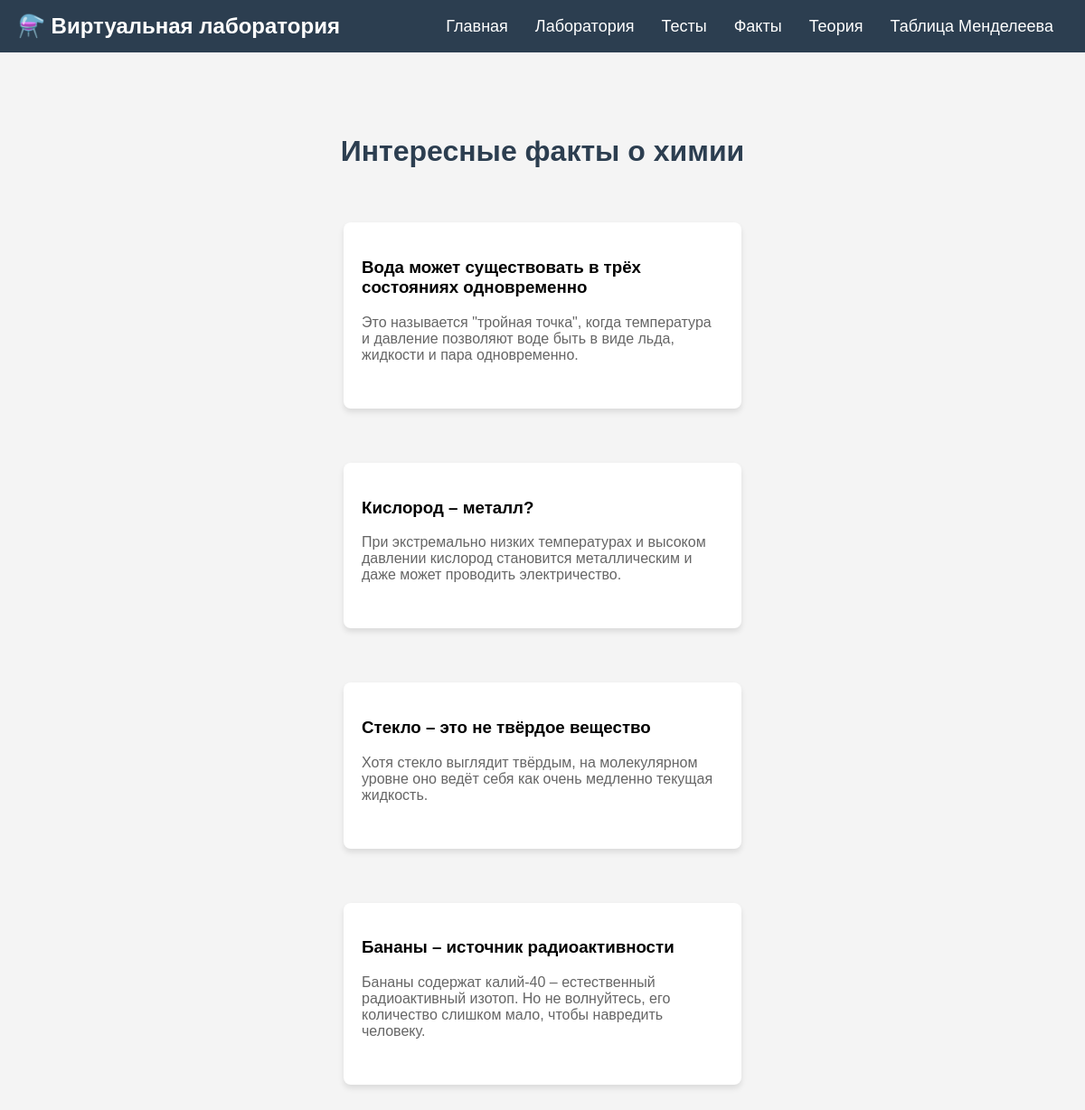
The app's page /facts/ with its own data.
### website/models.py (models this page shows, shortened)
class Facts(models.Model):
    name = models.CharField(max_length=255, verbose_name="Назваие факта")
    text = models.TextField(verbose_name="Описание факта")
    class Meta:
        verbose_name = "Факт"
        verbose_name_plural = "Факты"

### website/views.py (the view)
# urls.py: path('facts/', views.facts, name='facts'),
def facts(request):
    facts = Facts.objects.all().order_by('-id')
    return render(request, 'website/facts.html', context = {
        'facts': facts
    })

### website/templates/website/facts.html (shortened to what this page needs)
{% extends "base.html" %}
{% block content %}
    <div class="container">
        <h1>Интересные факты о химии</h1>
        <div class="facts-list">
            {% for fact in facts %}
            <div class="fact card">
                <h3>{{ fact.name }}</h3>
                <p>{{ fact.text }}</p>
            </div>
            {% endfor %}
        </div>
    </div>
{% endblock %}

### templates/base.html (shortened to what this page needs)
{% load static %}
<!DOCTYPE html>
<html lang="ru">
  <head>
    <link rel="stylesheet" href="{% static 'styles.css' %}" />
  </head>
  <body>
    <nav>
      <div class="logo">⚗️ Виртуальная лаборатория</div>
      <ul>
        <li><a href="{% url 'website:home' %}">Главная</a></li>
        <li><a href="{% url 'website:laboratory' %}">Лаборатория</a></li>
        <li><a href="{% url 'website:tests' %}">Тесты</a></li>
        <li><a href="{% url 'website:facts' %}">Факты</a></li>
        <li><a href="{% url 'website:theory' %}">Теория</a></li>
        <li><a href="{% url 'website:table' %}">Таблица Менделеева</a></li>
      </ul>
    </nav>
    <main>{% block content %}{% endblock %}</main>
  </body>
</html>

### static/styles.css (style rules this page uses)
body { font-family: Arial, sans-serif; margin: 0; padding: 0; background-color: #f4f4f4; }
nav { background-color: #2c3e50; color: white; display: flex; justify-content: space-between; align-items: center; padding: 15px 20px; }
nav .logo { font-size: 24px; font-weight: bold; }
nav ul { list-style: none; padding: 0; margin: 0; display: flex; }
nav ul li { margin: 0 15px; }
nav ul li a { color: white; text-decoration: none; font-size: 18px; transition: 0.3s; }
main { padding: 20px; text-align: center; }
.card { background-color: white; padding: 20px; margin: 20px auto; border-radius: 8px; box-shadow: 0px 4px 6px rgba(0, 0, 0, 0.1); max-width: 600px; text-align: center; }
.container { text-align: center; padding: 50px; max-width: 800px; margin: 0 auto; }
.container h1 { font-size: 32px; color: #2c3e50; margin-bottom: 20px; }
.container p { font-size: 18px; color: #555; margin-bottom: 30px; }
.card { background-color: white; padding: 20px; border-radius: 8px; box-shadow: 0px 4px 6px rgba(0, 0, 0, 0.1); text-align: center; transition: transform 0.3s ease, box-shadow 0.3s ease; }
.card p { font-size: 16px; color: #666; }
.facts-list { display: flex; flex-wrap: wrap; gap: 20px; justify-content: center; padding: 20px; }
.fact.card { max-width: 400px; text-align: left; }

### records on screen
Facts: name "Стекло – это не твёрдое вещество", text "Хотя стекло выглядит твёрдым, на молекулярном уровне оно ведёт себя как очень медленно текущая жидкость."
Facts: name "Кислород – металл?", text "При экстремально низких температурах и высоком давлении кислород становится металлическим и даже может проводить электричество."
Facts: name "Вода может существовать в трёх состояниях одновременно", text "Это называется \"тройная точка\", когда температура и давление позволяют воде быть в виде льда, жидкости и пара одновременно."
Facts: name "Бананы – источник радиоактивности", text "Бананы содержат калий-40 – естественный радиоактивный изотоп. Но не волнуйтесь, его количество слишком мало, чтобы навредить человеку."
